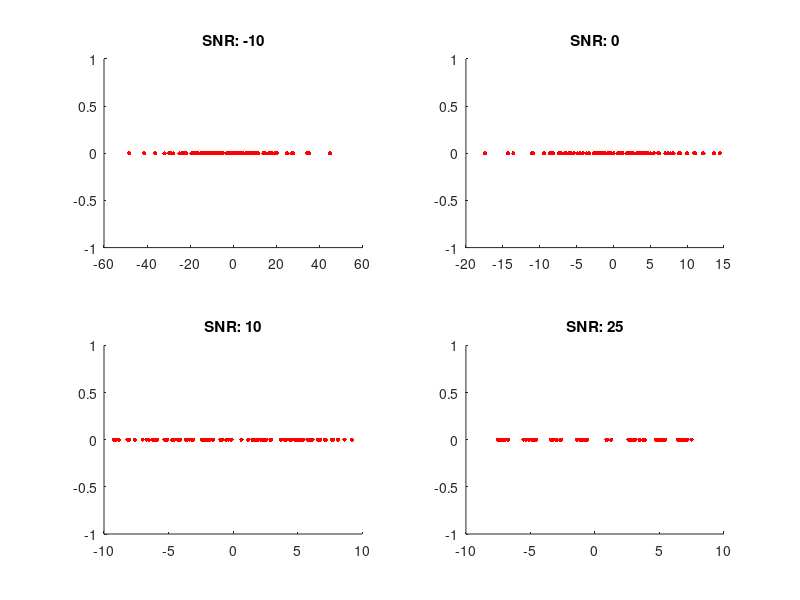
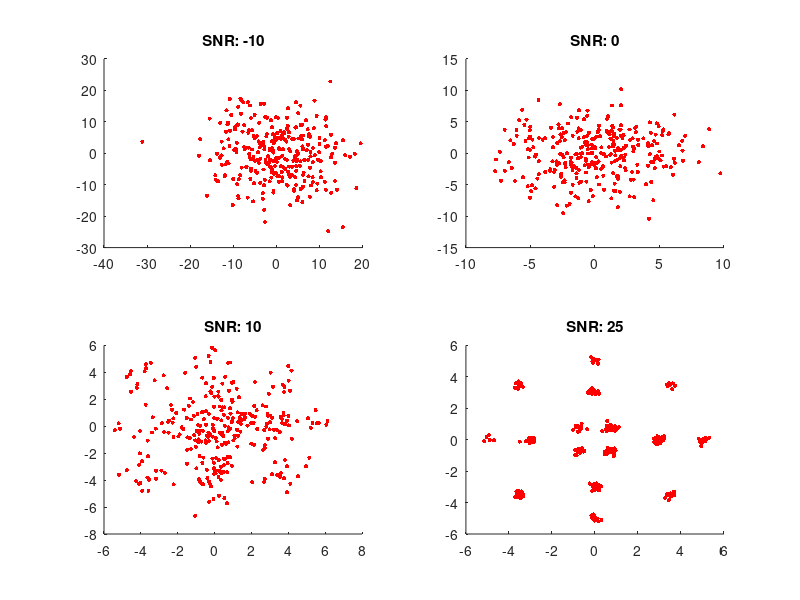
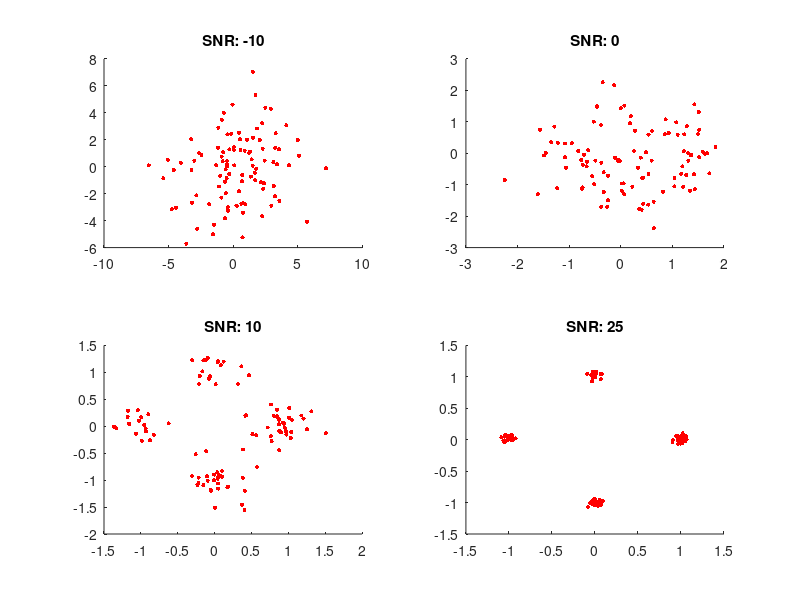
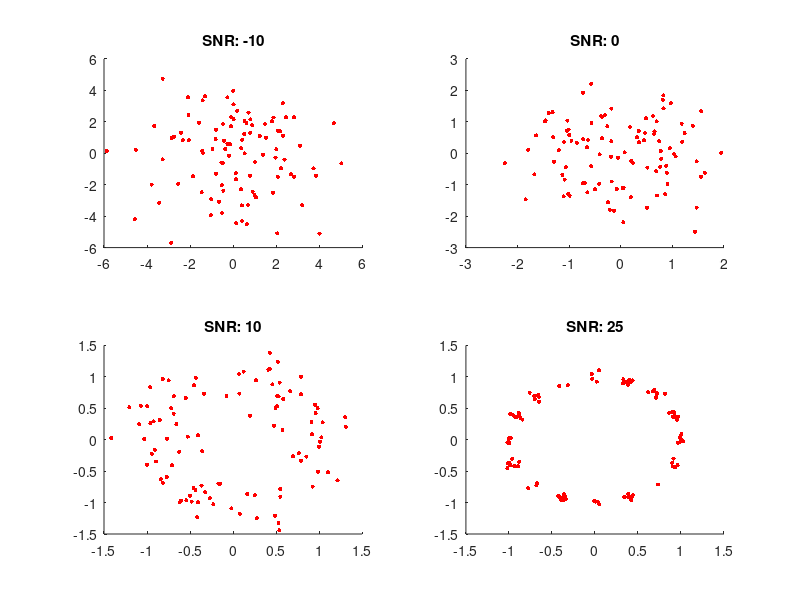

Recreate these plots in MATLAB, in order.
% Digital modulations under SNR equal to 
% [-10; 0; 10; 25] used for the research assignment.
% Generated mods: 8PAM, 16APSK, QPSK, 16PSK, 16QAM, 64QAM
% Antonios Antoniou - aantonii@ece.auth.gr
% Anestis Kaimakamidis - anestisk@ece.auth.gr
% 2021 Aristotle University Thessaloniki 

pkg load communications

% Number of symbols M and varying SNR in an AWGN channel.
M = [2 4 8 16 64];
SNR = [-10 0 10 25];

% Produce 100 random samples depending on M.
for i = 1:5
  data(i, :) = randi([0 M(i)-1], 100, 1)'; 
endfor

figure = figure()

% 8PAM modulation.
for i = 1:4
  pam_data = pammod(data(3, :), M(3));
  pam_noise = awgn(pam_data, SNR(i), 'measured');
  subplot(2, 2, i);
  scatter(real(pam_noise), imag(pam_noise), 9, "r", "filled");
  title(sprintf ("SNR: %d", SNR(i)));
endfor
print(figure, "latex/8pam.png", "-S872,654")
clf
  
  
% 16APSK modulation with an external 8PSK constellation,
% a 4PSK constellation with no initial phase in the middle,
% and a 4PSK one with pi/4 initial phase internally.
for i = 1:4
  apsk_data1 = 5 * pskmod(data(3, :), M(3));
  apsk_data2 = 3 * pskmod(data(2, :), M(2));
  apsk_data3 = pskmod(data(2, :), M(2), pi/4);
  apsk_data = [apsk_data1 apsk_data2 apsk_data3];
  apsk_noise = awgn(apsk_data, SNR(i), 'measured');
  subplot(2, 2, i);
  scatter(real(apsk_noise), imag(apsk_noise), 9, "r", "filled");
  title(sprintf ("SNR: %d", SNR(i)));
endfor
print(figure, "latex/16apsk.png", "-S872,654")
clf


% QPSK modulation with no initial phase.
for i = 1:4
  qpsk_data = pskmod(data(2, :), M(2));
  qpsk_noise = awgn(qpsk_data, SNR(i), 'measured');
  subplot(2, 2, i);
  scatter(real(qpsk_noise), imag(qpsk_noise), 9, "r", "filled");
  title(sprintf ("SNR: %d", SNR(i)));
endfor
print(figure, "latex/qpsk.png", "-S872,654")
clf

  
% 16PSK modulation with initial phase theta = pi/4.
for i = 1:4
  psk_data = pskmod(data(4, :), M(4), pi/4);
  psk_noise = awgn(psk_data, SNR(i), 'measured');
  subplot(2, 2, i);
  scatter(real(psk_noise), imag(psk_noise), 9, "r", "filled");
  title(sprintf ("SNR: %d", SNR(i)));
endfor
print(figure, "latex/16psk.png", "-S872,654")
clf

 
% 16QAM modulation
for i = 1:4
  qam_data = qammod(data(4, :), M(4));
  qam_noise = awgn(qam_data, SNR(i), 'measured');
  subplot(2, 2, i);
  scatter(real(qam_noise), imag(qam_noise), 9, "r", "filled");
  title(sprintf ("SNR: %d", SNR(i)));
endfor
print(figure, "latex/16qam.png", "-S872,654")
clf

% 64QAM modulation
for i = 1:4
  qam_data = qammod(data(5, :), M(5));
  qam_noise = awgn(qam_data, SNR(i), 'measured');
  subplot(2, 2, i);
  scatter(real(qam_noise), imag(qam_noise), 9, "r", "filled");
  title(sprintf ("SNR: %d", SNR(i)));
endfor
print(figure, "latex/64qam.png", "-S872,654")